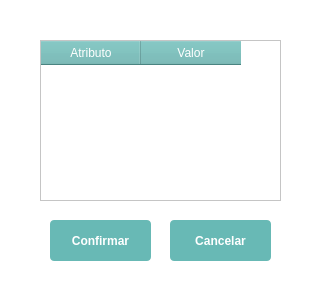
<?xml version="1.0" encoding="UTF-8"?>
<ui version="4.0">
 <class>VentanaDibujoV3DialogBase</class>
 <widget class="QDialog" name="VentanaDibujoV3DialogBase">
  <property name="geometry">
   <rect>
    <x>0</x>
    <y>0</y>
    <width>316</width>
    <height>299</height>
   </rect>
  </property>
  <property name="minimumSize">
   <size>
    <width>315</width>
    <height>298</height>
   </size>
  </property>
  <property name="maximumSize">
   <size>
    <width>316</width>
    <height>299</height>
   </size>
  </property>
  <property name="windowTitle">
   <string>Atributos</string>
  </property>
  <property name="styleSheet">
   <string notr="true">QDialog{
background : rgb(255,255,255);
}
QPushButton{
background-color: rgb(104, 185, 181);
color : rgb(255,255,255);
border-radius : 4px;
}
QPushButton::hover{
background: rgb(188, 228, 226);
color : rgb(255,255,255);
border-radius : 4px;
}
QPushButton:disabled {
background : rgb(42, 124, 120);
}
QHeaderView::section
{
background-color: rgb(104, 185, 181);
color : rgb(255,255,255 );
text-align: right;
font-size:12px;
height:24px
}
QComboBox QAbstractItemView::item { max-height: 200; font-family: &quot;Century Gothic&quot;;}

QListView{color: black ; font-family: &quot;Century Gothic&quot;;}

QComboBox{
background : rgb(188, 228, 226);
}
QComboBox:item:selected {
color: black ;
}
</string>
  </property>
  <widget class="QWidget" name="widget" native="true">
   <property name="geometry">
    <rect>
     <x>20</x>
     <y>20</y>
     <width>281</width>
     <height>261</height>
    </rect>
   </property>
   <property name="styleSheet">
    <string notr="true">QWidget{
background : rgb(255,255,255);
}</string>
   </property>
   <widget class="QPushButton" name="botonAgregar">
    <property name="geometry">
     <rect>
      <x>30</x>
      <y>200</y>
      <width>101</width>
      <height>41</height>
     </rect>
    </property>
    <property name="font">
     <font>
      <weight>75</weight>
      <bold>true</bold>
     </font>
    </property>
    <property name="styleSheet">
     <string notr="true">QDialog{
background : rgb(255,255,255);
}
QPushButton{
background-color: rgb(104, 185, 181);
color : rgb(255,255,255);
border-radius : 4px;
}
QPushButton::hover{
background: rgb(188, 228, 226);
color : rgb(255,255,255);
border-radius : 4px;
}
QPushButton:disabled {
background : rgb(42, 124, 120);
}
QHeaderView::section
{
background-color: rgb(104, 185, 181);
color : rgb(255,255,255 );
text-align: right;
font-size:12px;
height:24px
}
QComboBox QAbstractItemView::item { max-height: 200; font-family: &quot;Century Gothic&quot;;}

QListView{color: black ; font-family: &quot;Century Gothic&quot;;}

QComboBox{
background : rgb(188, 228, 226);
}
QComboBox:item:selected {
color: black ;
}</string>
    </property>
    <property name="text">
     <string>Confirmar</string>
    </property>
   </widget>
   <widget class="QPushButton" name="botonCancelar">
    <property name="geometry">
     <rect>
      <x>150</x>
      <y>200</y>
      <width>101</width>
      <height>41</height>
     </rect>
    </property>
    <property name="font">
     <font>
      <weight>75</weight>
      <bold>true</bold>
     </font>
    </property>
    <property name="styleSheet">
     <string notr="true">QDialog{
background : rgb(255,255,255);
}
QPushButton{
background-color: rgb(104, 185, 181);
color : rgb(255,255,255);
border-radius : 4px;
}
QPushButton::hover{
background: rgb(188, 228, 226);
color : rgb(255,255,255);
border-radius : 4px;
}
QPushButton:disabled {
background : rgb(42, 124, 120);
}
QHeaderView::section
{
background-color: rgb(104, 185, 181);
color : rgb(255,255,255 );
text-align: right;
font-size:12px;
height:24px
}
QComboBox QAbstractItemView::item { max-height: 200; font-family: &quot;Century Gothic&quot;;}

QListView{color: black ; font-family: &quot;Century Gothic&quot;;}

QComboBox{
background : rgb(188, 228, 226);
}
QComboBox:item:selected {
color: black ;
}</string>
    </property>
    <property name="text">
     <string>Cancelar</string>
    </property>
   </widget>
   <widget class="QTableWidget" name="tablaAtributos">
    <property name="geometry">
     <rect>
      <x>20</x>
      <y>20</y>
      <width>241</width>
      <height>161</height>
     </rect>
    </property>
    <column>
     <property name="text">
      <string>Atributo</string>
     </property>
    </column>
    <column>
     <property name="text">
      <string>Valor</string>
     </property>
    </column>
   </widget>
  </widget>
 </widget>
 <resources/>
 <connections/>
</ui>
